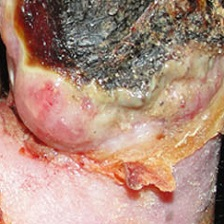
#> input picture Patches/Abnormal(Ulcer)/108.jpg, 224 x 224 px
$ python -i train_balanced_v8.py   (imports and definitions only)
#> lines starting #> are read from the running program, lines starting #| are printed output that depends on the picture
"""
FootGuard AI -- Balanced Dataset v8 Training Pipeline
======================================================
Dataset source : Patches/Normal(Healthy skin)  (543 images, some duplicates)
                 Patches/Abnormal(Ulcer)        (512 images, some duplicates)

Selection rule : Pick exactly 240 UNIQUE images from each class.
                 Uniqueness is determined by MD5 hash (file content).

Balanced total : 240 Normal  +  240 Abnormal  = 480 images

Split (per class, deterministic seed=42):
    Train      : 168  Normal + 168  Abnormal = 336
    Validation :  36  Normal +  36  Abnormal =  72
    Test       :  36  Normal +  36  Abnormal =  72

Creates:
    dataset_balanced/
        train/normal/        train/abnormal/
        validation/normal/   validation/abnormal/
        test/normal/         test/abnormal/

Outputs:
    dataset_balanced_report.txt
    dfu_model_cache.json          (replaces existing model -- loaded by server.ts)
    models/preprocessing_config.json
    models/feature_config.json
    models/classification_report.txt
    models/metrics.json
    models/confusion_matrix_data.json
    models/threshold_report.txt

RESEARCH PROTOTYPE -- NOT A MEDICAL DIAGNOSTIC DEVICE.
"""

import os
import sys
import json
import shutil
import hashlib
import random
import numpy as np
from pathlib import Path
from PIL import Image, ImageEnhance

from sklearn.ensemble import GradientBoostingClassifier
from sklearn.model_selection import StratifiedKFold
from sklearn.metrics import (
    accuracy_score, precision_score, recall_score, f1_score,
    confusion_matrix, roc_auc_score, classification_report, roc_curve
)

# ---------------------------------------------------------------------------
# Reproducibility
# ---------------------------------------------------------------------------
RANDOM_SEED = 42
# [2 lines not run here, left out]

# ---------------------------------------------------------------------------
# Paths
# ---------------------------------------------------------------------------
BASE_DIR      = Path(os.getcwd())
PATCHES_DIR   = BASE_DIR / "Patches"
NORMAL_SRC    = PATCHES_DIR / "Normal(Healthy skin)"
ABNORMAL_SRC  = PATCHES_DIR / "Abnormal(Ulcer)"
BALANCED_DIR  = BASE_DIR / "dataset_balanced"
MODELS_DIR    = BASE_DIR / "models"
# [1 line not run here, left out]

IMAGE_EXTS = {".jpg", ".jpeg", ".png", ".bmp", ".webp"}

# ---------------------------------------------------------------------------
# Target counts (as specified)
# ---------------------------------------------------------------------------
TARGET_PER_CLASS  = 240   # unique images to select from each class
TRAIN_PER_CLASS   = 168
VAL_PER_CLASS     = 36
TEST_PER_CLASS    = 36
# [1 line not run here, left out]

# ---------------------------------------------------------------------------
# Preprocessing config (must match dfuClassifier.ts exactly)
# ---------------------------------------------------------------------------
PREPROCESSING_CONFIG = {
    "resize_width":        128,
    "resize_height":       128,
    "resize_method":       "BILINEAR",
    "color_mode":          "RGB",
    "normalize":           True,
    "skin_mask":           "eroded_4neighbor",
    "eroded_min_pixels":   200,
    "version":             "v8"
}

FEATURE_NAMES = [
    "mean_r",    "mean_g",    "mean_b",
    "std_r",     "std_g",     "std_b",
    "mean_luma", "std_luma",
    "redness_ratio", "nri", "exr",
    "skin_contrast",
    "dark_in_skin", "ulcer_red_spots",
    "edge_energy", "edge_std",
    "mean_block_var", "max_block_var",
    "center_diff"
]

FEATURE_CONFIG = {
    "n_features":    19,
    "feature_names": FEATURE_NAMES,
    "description":   "19 eroded-skin biomarker features matching dfuClassifier.ts v8",
    "version":       "v8"
}


# ===========================================================================
# STEP 1 -- UNIQUE IMAGE SELECTION
# ===========================================================================

# [140 lines left out: functions md5_of_file, select_unique_images, create_balanced_dataset, not called in this run]


# ===========================================================================
# STEP 2 -- PREPROCESSING  (matches dfuClassifier.ts extractBiomarkerFeatures)
# ===========================================================================

def preprocess_image(img_or_path):
    """
    Single centralized preprocessing.
    Matches dfuClassifier.ts extractBiomarkerFeatures() resize step exactly.
    """
#> called with img_or_path = 'Patches/Abnormal(Ulcer)/108.jpg'
    W = PREPROCESSING_CONFIG["resize_width"]
    H = PREPROCESSING_CONFIG["resize_height"]
    if isinstance(img_or_path, (str, Path)):
        img = Image.open(img_or_path).convert("RGB").resize((W, H), Image.Resampling.BILINEAR)
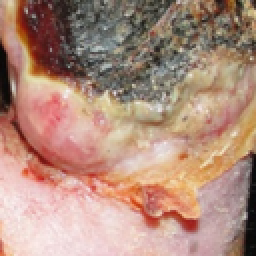
#> img: PIL image 128x128 RGB (shown 2 times larger); mean R, G, B 176.4, 141.2, 125.2
    elif isinstance(img_or_path, Image.Image):
        img = img_or_path.convert("RGB").resize((W, H), Image.Resampling.BILINEAR)
    else:
        raise ValueError("Unsupported input type")
    return np.array(img, dtype=np.float32)


# ===========================================================================
# STEP 3 -- FEATURE EXTRACTION  (19 eroded-skin biomarkers)
# ===========================================================================

# [99 lines left out: function extract_features, not called in this run]


def extract_features_from_path(p: Path) -> list:
    return extract_features(preprocess_image(p))


# ===========================================================================
# STEP 4 -- AUGMENTATION  (realistic only, training set only)
# ===========================================================================

# [430 lines left out: functions augment_image, build_feature_matrix, calibrate_threshold, evaluate, export_model_json, main, not called in this run]


# [2 lines not run here, left out]

>>> result = preprocess_image('Patches/Abnormal(Ulcer)/108.jpg')
